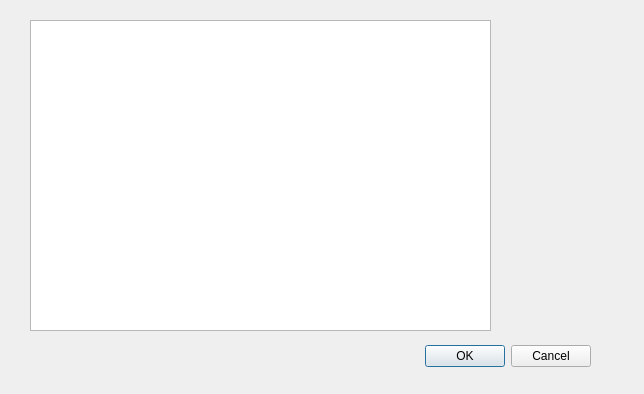
<?xml version="1.0" encoding="UTF-8"?>
<ui version="4.0">
 <class>AboutDialog</class>
 <widget class="QDialog" name="AboutDialog">
  <property name="geometry">
   <rect>
    <x>0</x>
    <y>0</y>
    <width>644</width>
    <height>394</height>
   </rect>
  </property>
  <property name="windowTitle">
   <string>Dialog</string>
  </property>
  <widget class="QDialogButtonBox" name="buttonBox">
   <property name="geometry">
    <rect>
     <x>250</x>
     <y>340</y>
     <width>341</width>
     <height>32</height>
    </rect>
   </property>
   <property name="orientation">
    <enum>Qt::Horizontal</enum>
   </property>
   <property name="standardButtons">
    <set>QDialogButtonBox::Cancel|QDialogButtonBox::Ok</set>
   </property>
  </widget>
  <widget class="QTextBrowser" name="textBrowser">
   <property name="geometry">
    <rect>
     <x>30</x>
     <y>20</y>
     <width>461</width>
     <height>311</height>
    </rect>
   </property>
  </widget>
 </widget>
 <resources/>
 <connections>
  <connection>
   <sender>buttonBox</sender>
   <signal>accepted()</signal>
   <receiver>AboutDialog</receiver>
   <slot>accept()</slot>
   <hints>
    <hint type="sourcelabel">
     <x>248</x>
     <y>254</y>
    </hint>
    <hint type="destinationlabel">
     <x>157</x>
     <y>274</y>
    </hint>
   </hints>
  </connection>
  <connection>
   <sender>buttonBox</sender>
   <signal>rejected()</signal>
   <receiver>AboutDialog</receiver>
   <slot>reject()</slot>
   <hints>
    <hint type="sourcelabel">
     <x>316</x>
     <y>260</y>
    </hint>
    <hint type="destinationlabel">
     <x>286</x>
     <y>274</y>
    </hint>
   </hints>
  </connection>
 </connections>
</ui>
